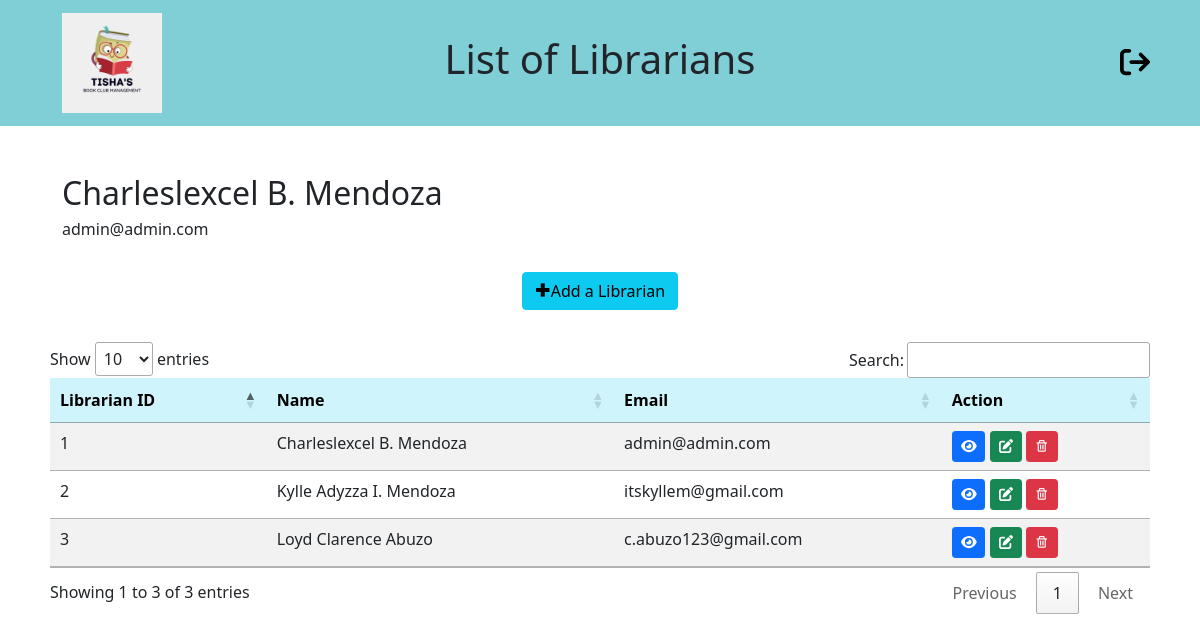
Screenshot of /pages/librarian.php with the database file from the repository.
### tables this page shows
CREATE TABLE `tbl_librarian` (
  `LibrarianID` int(15) NOT NULL,
  `email` varchar(255) NOT NULL,
  `password` varchar(255) NOT NULL,
  `name` varchar(255) NOT NULL,
  `DateTime` timestamp NOT NULL DEFAULT current_timestamp() ON UPDATE current_timestamp()
);

### pages/librarian.php (the view, shortened to what this page needs)
<?php
require '../host/dbconnection.php';
?>
<!DOCTYPE html>
<html lang="en">
<head>
      <link href="https://cdn.jsdelivr.net/npm/bootstrap@5.1.3/dist/css/bootstrap.min.css" rel="stylesheet">
      <link rel="stylesheet" href="../css/styles.css" type="text/css">
      <link rel="stylesheet" type="text/css" href="https://cdn.datatables.net/1.11.5/css/jquery.dataTables.min.css"/>
      <link href='https://unpkg.com/boxicons@2.1.4/css/boxicons.min.css' rel='stylesheet'>
      <link rel="stylesheet" href="https://cdn.jsdelivr.net/npm/bootstrap-icons@1.8.1/font/bootstrap-icons.css">
</head>
<body>
  <?php
  $sql = "SELECT * FROM tbl_librarian";
  $query = mysqli_query($con, $sql);
  $adminData = mysqli_fetch_assoc($query);
  ?>
  <nav class="navbar navbar-light" style="background-color: #80ced6;">
    <div class="container" style="margin: 0px 80px 0px 50px;">
      <a class="navbar-brand" href="librarian.php"><img src="../assets/img/logotext1.png" alt="" width="100%" height="100px"></a>
      <h1 class=".navbar-brand text-dark" style="position: absolute; text-align:center; left: 0; right:0;">List of Librarians</h1>
      <div class="user" >
      <a href="../pages/login.php" target="_top" onclick="return confirm('Are you sure you want to logout?');logout()" style="right:50px; position: absolute;"><i class="fa fa-sign-out" aria-hidden="true" style="color:rgb(0, 0, 0); font-size: 30px; curser: pointer;" title="Logout"></i></a>
      </div>
    </div>
  </nav>
  <div class="container" style="margin-left: 50px; ">
    <br><br>
  <h2><?php echo $adminData['name']; ?></h2>
  <h6><?php echo $adminData['email']; ?></h6>
  </div>
	<section id="sections" class="py-4 mb-2">
		<div class="container">
			<div class="row text-center">
				<div class="col-md"></div>
        <div class="col-md-3">
					<a href="?add" class="btn btn-info btn-block" id="add" data-bs-toggle="modal" data-bs-target="#addLibrarian"><i class='bx bx-plus-medical'></i>Add a Librarian</a>
				</div>
				<div class="col-md"></div>
			</div>
		</div>
	</section>
	<section id="post">
		<div class="container" style="padding:0px 50px 0px 50px; min-width:100%">
			<div class="row">
			<table id="tbl_librarian" class="table table-hover table-striped">
							<thead class="table-info">
								<th>Librarian ID</th>
								<th>Name</th>
								<th>Email</th>
                <th>Action</th>
							</thead>
							 <tbody>
                 <?php
                 $query = mysqli_query($con, "SELECT * FROM tbl_librarian");
                 while( $row = mysqli_fetch_assoc($query) ){
                 $librarianID = $row['LibrarianID'];
                 $fname = $row['name'];
                 $aemail = $row['email'];
                 ?>
                 <tr>
                   <td> <?php echo $librarianID;  ?> </td>
                   <td> <?php echo $fname;  ?> </td>
                   <td> <?php echo $aemail;  ?> </td>
                   <td>
                     <a class="btn btn-primary btn-sm" data-bs-toggle="modal" id="viewbtn" data-bs-target="#view"
                                       data-librarianID="<?php echo $librarianID; ?>"
                                       data-fname="<?php echo $fname; ?>"
                                       data-aemail="<?php echo $aemail; ?>"
                                       ><i class="fas fa-eye"></i>
                      </a>
                      <a class="btn btn-success btn-sm" data-bs-toggle="modal" id="editbtn" data-bs-target="#edit"
                                        data-librarianid="<?php echo $librarianID; ?>"
                                        data-names="<?php echo $fname; ?>"
                                        data-emails="<?php echo $aemail; ?>"
                                        ><i class="fas fa-edit"></i>
                      </a>
                      <a class="btn btn-danger btn-sm" href="../php/librarian-function.php?delete=<?php echo $librarianID; ?>" onclick="return confirm('Are you sure you want to delete the account?')";><i class='bx bx-trash'></i></a>
                   </td>
                 </tr>
                 <?php
                 }
                 ?>
							 </tbody>
						</table>
			</div>
		</div>
	</section>
</body>
</html>

### assets/css/styles.css (style rules this page uses)
* { margin: 0; padding: 0; box-sizing: border-box; font-family: 'Segoe UI', Tahoma, Geneva, Verdana, sans-serif; }
.user { display: flex; align-items: center; margin: 1rem 0; }

### rows the page displays
tbl_librarian: name "Charleslexcel B. Mendoza", email "admin@admin.com", LibrarianID "1"
tbl_librarian: LibrarianID "2", name "Kylle Adyzza I. Mendoza", email "itskyllem@gmail.com"
tbl_librarian: LibrarianID "3", name "Loyd Clarence Abuzo", email "c.abuzo123@gmail.com"
